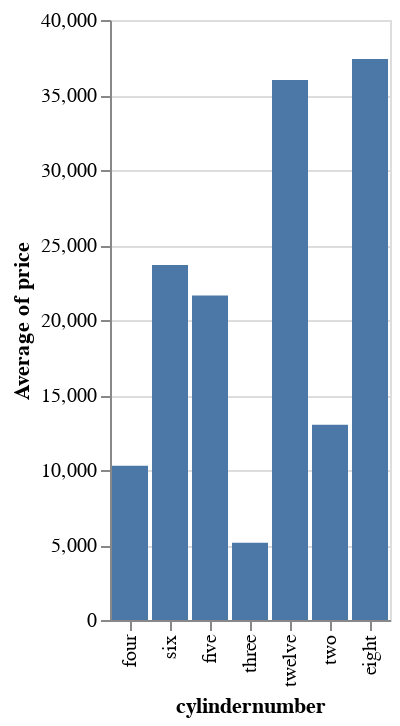

The code cell stored with this chart in its notebook:
### Code cell
DeepnoteChart(dummies_2, """{"layer":[{"mark":{"clip":true,"type":"bar","color":"#4c78a8","tooltip":true},"encoding":{"x":{"sort":null,"type":"nominal","field":"cylindernumber","scale":{"type":"linear"}},"y":{"sort":null,"type":"quantitative","field":"price","scale":{"type":"linear"},"aggregate":"average"}}}],"title":"","config":{"legend":{}},"$schema":"https://vega.github.io/schema/vega-lite/v5.json","encoding":{}}""")

### Figure 1 — Vega-Lite specification as saved in the notebook (floating-point values rounded to 4 significant figures; data arrays with more than 128 entries replaced by an {"elided": "..."} marker saying what was removed)
{"layer": [{"mark": {"clip": true, "type": "bar", "color": "#4c78a8", "tooltip": true}, "encoding": {"x": {"sort": null, "type": "nominal", "field": "cylindernumber", "scale": {"type": "linear"}}, "y": {"sort": null, "type": "quantitative", "field": "price", "scale": {"type": "linear"}, "aggregate": "average"}}}], "title": "", "config": {"legend": {}}, "$schema": "https://vega.github.io/schema/vega-lite/v5.json", "encoding": {}, "data": {"values": {"elided": "205 records"}}}
